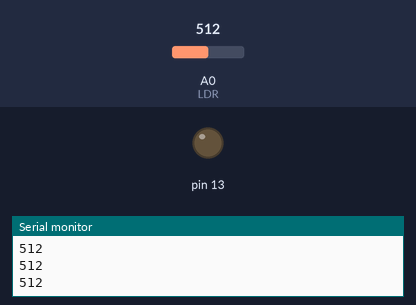
Recording of a sketch running on a simulated Arduino Uno, built with avr-gcc and run on an emulated ATmega328P. Shown: output pins drawn as LEDs (lit = HIGH), the last lines printed to the serial monitor. The test bench sets the inputs (shaded band); at power-on: A0 (LDR) = 512.

Above: at 1.2 s.
1.3 s: A0 (LDR) set to 53
3.0 s: A0 (LDR) set to 45
At 4.4 s:
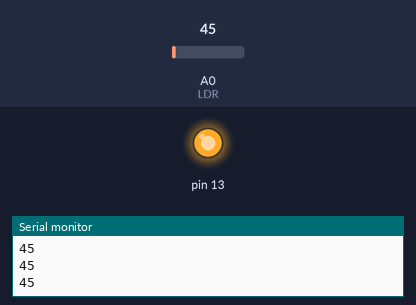
4.8 s: A0 (LDR) set to 122
At 5.8 s:
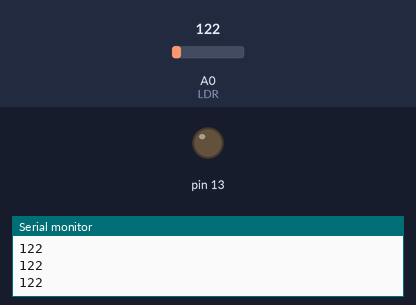
6.6 s: A0 (LDR) set to 0
At 7.2 s:
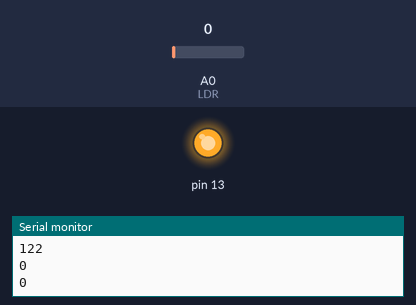
Timing chart, 0 to 9.4 s (numbered marks = the images above; inputs shaded):
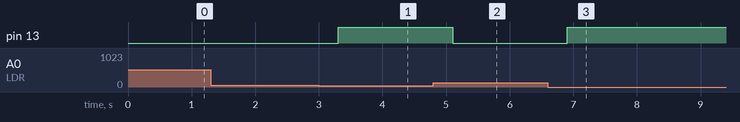

Measured:
- the behaviour switches between 50 and 49 on A0 (LDR) (found by bisection; images 0 and 1)
- after the input at 3.0 s, pin 13: LOW → HIGH after 0.30 s
- after the input at 4.8 s, pin 13: HIGH → LOW after 0.30 s
- after the input at 6.6 s, pin 13: LOW → HIGH after 0.31 s

The sketch:

LDR.ino
```cpp
///////////////////////////////////////////////////////////
//LDR GND = Power GND
//LDR +5V (after Resistor 220 Ohm) = Power 5V
//LDR data (before Resistor 220 Ohm) = Analog A0
//LED GND = Power GND
//LED + = Digital Pin 13
///////////////////////////////////////////////////////////
int LDR=0;
int LDRValue=0;
int Light_sensitivity=50;
void setup() {
  Serial.begin(9600);
  pinMode(13, OUTPUT);

}

void loop() {
  LDRValue=analogRead(LDR);
  Serial.println(LDRValue);
  delay(300);
  if(LDRValue<Light_sensitivity){
    digitalWrite(13, HIGH);
  }
  else{
    digitalWrite(13, LOW);
  }

}
```
